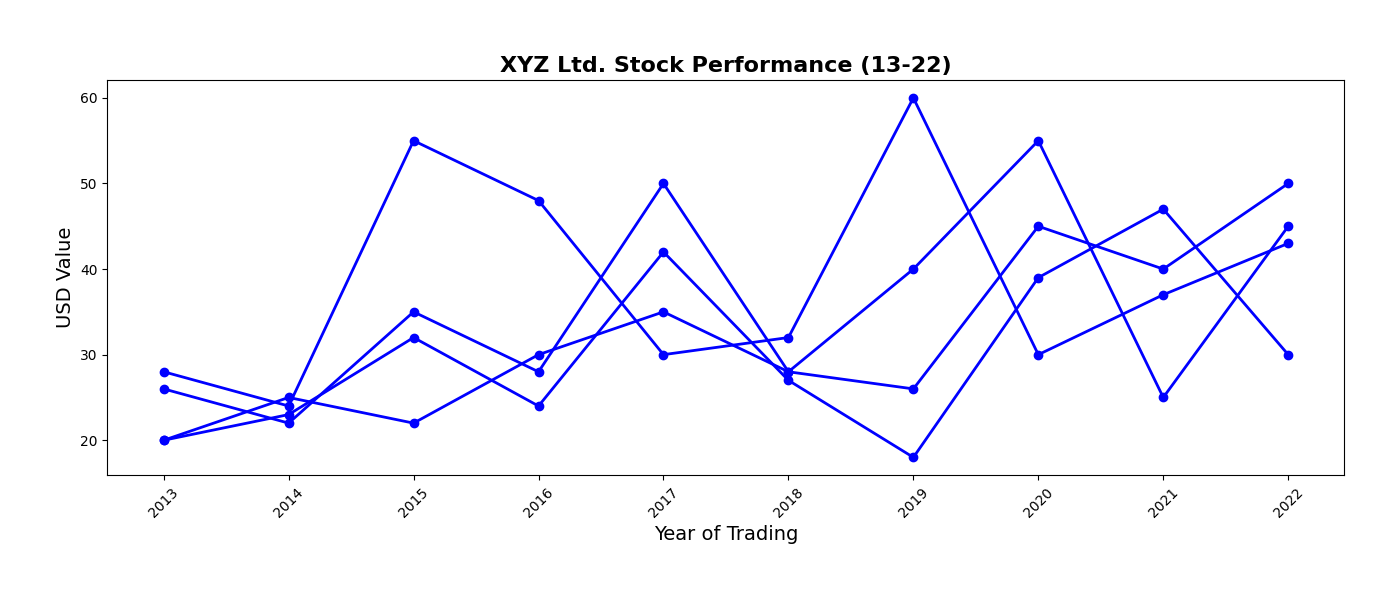

The Python source for this figure:
import matplotlib.pyplot as plt
import numpy as np

years = np.arange(2013, 2023, 1)

# Stock prices (fictional data)
opening_price = np.array([20, 25, 22, 30, 35, 28, 26, 45, 40, 50])
closing_price = np.array([26, 22, 35, 28, 50, 28, 40, 55, 25, 45])
highest_price = np.array([28, 24, 55, 48, 30, 32, 60, 30, 37, 43])
lowest_price = np.array([20, 23, 32, 24, 42, 27, 18, 39, 47, 30])

fig, ax = plt.subplots(figsize=(14, 6))

# Use the same color 'blue' for all data lines
ax.plot(years, opening_price, marker='o', color='blue', linewidth=2)
ax.plot(years, closing_price, marker='o', color='blue', linewidth=2)
ax.plot(years, highest_price, marker='o', color='blue', linewidth=2)
ax.plot(years, lowest_price, marker='o', color='blue', linewidth=2)

ax.set_title('XYZ Ltd. Stock Performance (13-22)', fontsize=16, fontweight='bold')
ax.set_ylabel('USD Value', fontsize=14)
ax.set_xlabel('Year of Trading', fontsize=14)

plt.xticks(years, rotation=45)
plt.tight_layout(pad=4)
plt.show()
